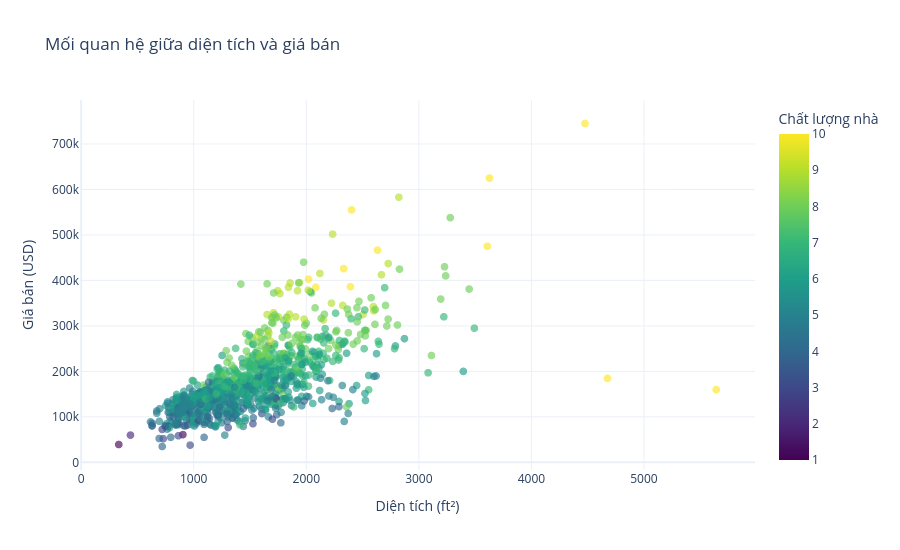

Notebook source saved alongside this figure:
### Markdown cell above
Quan hệ giữa diện tích và giá nhà

### Code cell
fig = px.scatter(
    df,
    x="GrLivArea",
    y="SalePrice",
    color="OverallQual",
    hover_data=[
        "Neighborhood",
        "BedroomAbvGr",
        "YearBuilt"
    ],
    title="Mối quan hệ giữa diện tích và giá bán",
    labels={
        "GrLivArea": "Diện tích (ft²)",
        "SalePrice": "Giá bán (USD)",
        "OverallQual": "Chất lượng nhà"
    },
    color_continuous_scale="Viridis"
)

fig.update_traces(
    marker=dict(size=8, opacity=0.65)
)

fig.update_layout(
    template="plotly_white",
    height=550
)

fig.show()

print(
    "Pearson correlation:",
    round(df["GrLivArea"].corr(df["SalePrice"]), 4)
)

### Figure 1 — Plotly figure (JSON) as saved in the notebook; plotly's stock layout.template omitted (floating-point values rounded to 4 significant figures; data arrays with more than 128 entries replaced by an {"elided": "..."} marker saying what was removed)
{"data": [{"customdata": {"elided": "1022x3 mixed values"}, "hovertemplate": "Diện tích (ft²)=%{x}<br>Giá bán (USD)=%{y}<br>Neighborhood=%{customdata[0]}<br>BedroomAbvGr=%{customdata[1]}<br>YearBuilt=%{customdata[2]}<br>Chất lượng nhà=%{marker.color}<extra></extra>", "legendgroup": "", "marker": {"color": {"elided": "1022 int values"}, "coloraxis": "coloraxis", "opacity": 0.65, "size": 8, "symbol": "circle"}, "mode": "markers", "name": "", "showlegend": false, "type": "scattergl", "x": {"elided": "1022 int values"}, "xaxis": "x", "y": {"elided": "1022 int values"}, "yaxis": "y"}], "layout": {"coloraxis": {"autocolorscale": false, "colorbar": {"title": {"text": "Chất lượng nhà"}}, "colorscale": [[0, "#440154"], [0.1111, "#482878"], [0.2222, "#3e4989"], [0.3333, "#31688e"], [0.4444, "#26828e"], [0.5556, "#1f9e89"], [0.6667, "#35b779"], [0.7778, "#6ece58"], [0.8889, "#b5de2b"], [1, "#fde725"]]}, "height": 550, "legend": {"tracegroupgap": 0}, "title": {"text": "Mối quan hệ giữa diện tích và giá bán"}, "xaxis": {"anchor": "y", "domain": [0, 1], "title": {"text": "Diện tích (ft²)"}}, "yaxis": {"anchor": "x", "domain": [0, 1], "title": {"text": "Giá bán (USD)"}}}}
